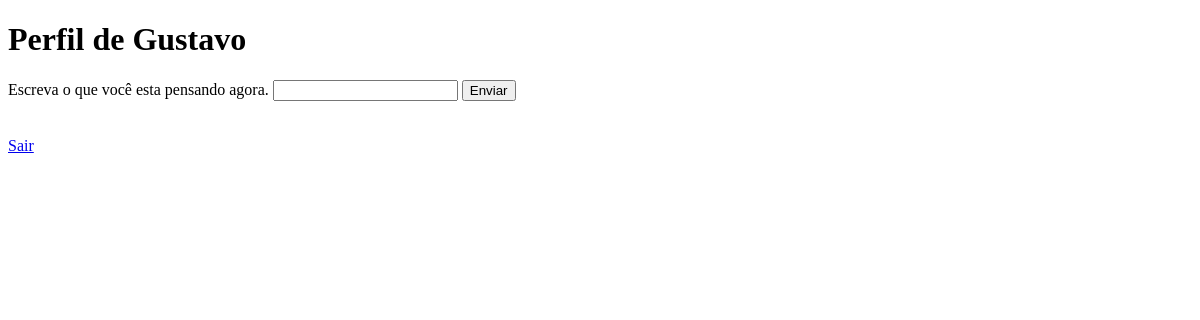
Page /perfil/1 (signed in) on the earlier database version.
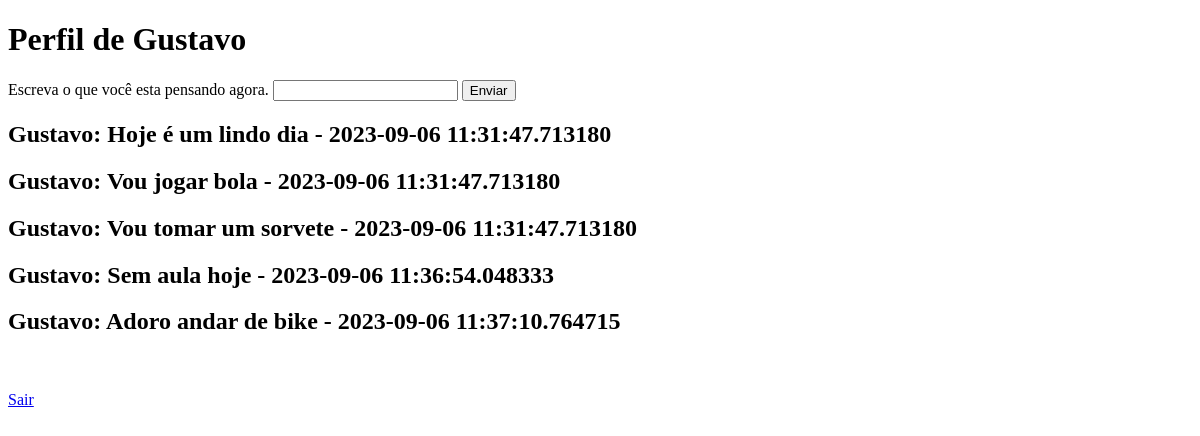
Same page on the later database version.
### pynotes/models.py (models this page shows)
class Usuario(database.Model, UserMixin):
    id = database.Column(database.Integer, primary_key=True)
    username = database.Column(database.String, nullable=False)
    email = database.Column(database.String, nullable=False, unique=True)
    senha = database.Column(database.String, nullable=False)
    nota = database.relationship("Nota", backref="usuario", lazy=True)

class Nota(database.Model):
    id = database.Column(database.Integer, primary_key=True)
    nota = database.Column(database.String, default="Olá pyNotes 3.0")
    data_criacao = database.Column(database.DateTime, nullable=False, default=datetime.utcnow())
    id_usuario = database.Column(database.Integer, database.ForeignKey('usuario.id'),  nullable=False)

### pynotes/routes.py (the view)
@app.route('/perfil/<id_usuario>', methods=['GET', 'POST'])
@login_required
def perfil(id_usuario):
    form = Note()
    user = Usuario.query.get(int(id_usuario))
    if form.is_submitted():
        note = Nota(nota=form.texto.data, id_usuario=user.id, data_criacao=datetime.utcnow())
        database.session.add(note)
        database.session.commit()
    return render_template("perfil.html", user=user, form=form, notes=user.nota)

### pynotes/forms.py
class Note(FlaskForm):
    texto = StringField("Escreva o que você esta pensando agora.", validators=[DataRequired()])
    botao_confirmacao = SubmitField("Enviar")

### pynotes/models.py (called while the page is built)
@login_manager.user_loader
def load_user(user_id):
    return Usuario.query.get(int(user_id))

### pynotes/templates/perfil.html (shortened to what this page needs)
<!DOCTYPE html>
<html lang="pt-br">
<head>
</head>
<body>
    <h1>Perfil de {{user.username}}</h1>
    <form method="POST">
        {{form.texto.label()}}
        {{form.texto()}}
        {{form.botao_confirmacao()}}
    </form>
    {%for note in notes%}
    <h2>{{user.username}}: {{note.nota}} - {{note.data_criacao}}</h2>
    {% endfor %}
    <br><br>
    <a href="{{url_for('logout')}}">Sair</a>
</body>
</html>

Differences in the rows shown:
added Nota: {{ user.username }} "Gustavo", nota "Hoje é um lindo dia", data_criacao "2023-09-06 11:31:47.713180"
added Nota: {{ user.username }} "Gustavo", nota "Vou jogar bola", data_criacao "2023-09-06 11:31:47.713180"
added Nota: {{ user.username }} "Gustavo", nota "Vou tomar um sorvete", data_criacao "2023-09-06 11:31:47.713180"
added Nota: {{ user.username }} "Gustavo", nota "Sem aula hoje", data_criacao "2023-09-06 11:36:54.048333"
added Nota: {{ user.username }} "Gustavo", nota "Adoro andar de bike", data_criacao "2023-09-06 11:37:10.764715"
